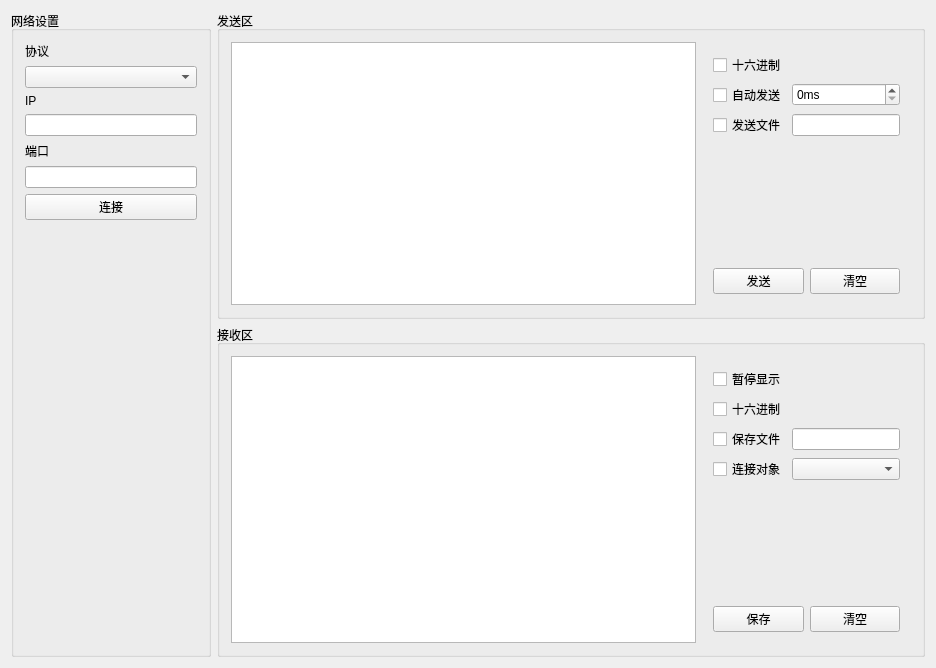
<?xml version="1.0" encoding="UTF-8"?>
<ui version="4.0">
 <class>DebuggerWidgetClass</class>
 <widget class="QWidget" name="DebuggerWidgetClass">
  <property name="geometry">
   <rect>
    <x>0</x>
    <y>0</y>
    <width>936</width>
    <height>668</height>
   </rect>
  </property>
  <property name="maximumSize">
   <size>
    <width>16777215</width>
    <height>16777215</height>
   </size>
  </property>
  <property name="windowTitle">
   <string>DebuggerWidget</string>
  </property>
  <layout class="QGridLayout" name="gridLayout" columnstretch="0,0">
   <item row="0" column="1">
    <layout class="QVBoxLayout" name="verticalLayout">
     <item>
      <widget class="QGroupBox" name="groupBox_send_area">
       <property name="title">
        <string>发送区</string>
       </property>
       <layout class="QHBoxLayout" name="horizontalLayout">
        <item>
         <widget class="QTextEdit" name="textEdit_send"/>
        </item>
        <item>
         <widget class="QWidget" name="widget_2" native="true">
          <property name="minimumSize">
           <size>
            <width>0</width>
            <height>0</height>
           </size>
          </property>
          <property name="maximumSize">
           <size>
            <width>300</width>
            <height>16777215</height>
           </size>
          </property>
          <layout class="QGridLayout" name="gridLayout_4">
           <item row="0" column="0">
            <widget class="QCheckBox" name="checkBox_send_base">
             <property name="text">
              <string>十六进制</string>
             </property>
            </widget>
           </item>
           <item row="1" column="0" colspan="2">
            <layout class="QGridLayout" name="gridLayout_2">
             <item row="0" column="0">
              <widget class="QCheckBox" name="checkBox_send_auto">
               <property name="text">
                <string>自动发送</string>
               </property>
              </widget>
             </item>
             <item row="0" column="1">
              <widget class="QSpinBox" name="spinBox_step">
               <property name="minimumSize">
                <size>
                 <width>0</width>
                 <height>0</height>
                </size>
               </property>
               <property name="maximumSize">
                <size>
                 <width>16777215</width>
                 <height>16777215</height>
                </size>
               </property>
               <property name="suffix">
                <string>ms</string>
               </property>
               <property name="prefix">
                <string/>
               </property>
               <property name="maximum">
                <number>1000000</number>
               </property>
              </widget>
             </item>
             <item row="1" column="0">
              <widget class="QCheckBox" name="checkBox_send_file">
               <property name="text">
                <string>发送文件</string>
               </property>
              </widget>
             </item>
             <item row="1" column="1">
              <widget class="QLineEdit" name="lineEdit_send_file">
               <property name="minimumSize">
                <size>
                 <width>0</width>
                 <height>0</height>
                </size>
               </property>
               <property name="maximumSize">
                <size>
                 <width>16777215</width>
                 <height>16777215</height>
                </size>
               </property>
              </widget>
             </item>
            </layout>
           </item>
           <item row="2" column="0">
            <spacer name="verticalSpacer_2">
             <property name="orientation">
              <enum>Qt::Vertical</enum>
             </property>
             <property name="sizeHint" stdset="0">
              <size>
               <width>20</width>
               <height>94</height>
              </size>
             </property>
            </spacer>
           </item>
           <item row="3" column="0">
            <widget class="QPushButton" name="pushButton_send">
             <property name="text">
              <string>发送</string>
             </property>
            </widget>
           </item>
           <item row="3" column="1">
            <widget class="QPushButton" name="pushButton_send_clear">
             <property name="text">
              <string>清空</string>
             </property>
            </widget>
           </item>
          </layout>
         </widget>
        </item>
       </layout>
      </widget>
     </item>
     <item>
      <widget class="QGroupBox" name="groupBox_recv_area">
       <property name="title">
        <string>接收区</string>
       </property>
       <layout class="QHBoxLayout" name="horizontalLayout_2">
        <item>
         <widget class="QTextEdit" name="textEdit_recv"/>
        </item>
        <item>
         <widget class="QWidget" name="widget" native="true">
          <property name="minimumSize">
           <size>
            <width>0</width>
            <height>0</height>
           </size>
          </property>
          <property name="maximumSize">
           <size>
            <width>300</width>
            <height>16777215</height>
           </size>
          </property>
          <layout class="QGridLayout" name="gridLayout_5">
           <item row="0" column="0">
            <widget class="QCheckBox" name="checkBox_recv_stop">
             <property name="text">
              <string>暂停显示</string>
             </property>
            </widget>
           </item>
           <item row="1" column="0">
            <widget class="QCheckBox" name="checkBox_recv_base">
             <property name="text">
              <string>十六进制</string>
             </property>
            </widget>
           </item>
           <item row="2" column="0" colspan="2">
            <layout class="QGridLayout" name="gridLayout_3">
             <item row="0" column="0">
              <widget class="QCheckBox" name="checkBox_recv_file">
               <property name="text">
                <string>保存文件</string>
               </property>
              </widget>
             </item>
             <item row="0" column="1">
              <widget class="QLineEdit" name="lineEdit_recv_file">
               <property name="minimumSize">
                <size>
                 <width>0</width>
                 <height>0</height>
                </size>
               </property>
               <property name="maximumSize">
                <size>
                 <width>16777215</width>
                 <height>16777215</height>
                </size>
               </property>
              </widget>
             </item>
             <item row="1" column="0">
              <widget class="QCheckBox" name="checkBox_recv_connect">
               <property name="text">
                <string>连接对象</string>
               </property>
              </widget>
             </item>
             <item row="1" column="1">
              <widget class="QComboBox" name="comboBox_connect"/>
             </item>
            </layout>
           </item>
           <item row="3" column="0">
            <spacer name="verticalSpacer_3">
             <property name="orientation">
              <enum>Qt::Vertical</enum>
             </property>
             <property name="sizeHint" stdset="0">
              <size>
               <width>20</width>
               <height>119</height>
              </size>
             </property>
            </spacer>
           </item>
           <item row="4" column="0">
            <widget class="QPushButton" name="pushButton_recv">
             <property name="text">
              <string>保存</string>
             </property>
            </widget>
           </item>
           <item row="4" column="1">
            <widget class="QPushButton" name="pushButton_recv_clear">
             <property name="text">
              <string>清空</string>
             </property>
            </widget>
           </item>
          </layout>
         </widget>
        </item>
       </layout>
      </widget>
     </item>
    </layout>
   </item>
   <item row="0" column="0">
    <widget class="QGroupBox" name="groupBox_network_setting">
     <property name="minimumSize">
      <size>
       <width>200</width>
       <height>0</height>
      </size>
     </property>
     <property name="maximumSize">
      <size>
       <width>200</width>
       <height>16777215</height>
      </size>
     </property>
     <property name="title">
      <string>网络设置</string>
     </property>
     <layout class="QVBoxLayout" name="verticalLayout_5">
      <item>
       <layout class="QVBoxLayout" name="verticalLayout_2">
        <item>
         <widget class="QLabel" name="label_protocol">
          <property name="text">
           <string>协议</string>
          </property>
         </widget>
        </item>
        <item>
         <widget class="QComboBox" name="comboBox_protocol"/>
        </item>
       </layout>
      </item>
      <item>
       <layout class="QVBoxLayout" name="verticalLayout_3">
        <item>
         <widget class="QLabel" name="label_ip">
          <property name="text">
           <string>IP</string>
          </property>
         </widget>
        </item>
        <item>
         <widget class="QLineEdit" name="lineEdit_ip"/>
        </item>
       </layout>
      </item>
      <item>
       <layout class="QVBoxLayout" name="verticalLayout_4">
        <item>
         <widget class="QLabel" name="label_port">
          <property name="text">
           <string>端口</string>
          </property>
         </widget>
        </item>
        <item>
         <widget class="QLineEdit" name="lineEdit_port"/>
        </item>
       </layout>
      </item>
      <item>
       <widget class="QPushButton" name="pushButton_connect">
        <property name="text">
         <string>连接</string>
        </property>
       </widget>
      </item>
      <item>
       <spacer name="verticalSpacer">
        <property name="orientation">
         <enum>Qt::Vertical</enum>
        </property>
        <property name="sizeHint" stdset="0">
         <size>
          <width>20</width>
          <height>40</height>
         </size>
        </property>
       </spacer>
      </item>
     </layout>
    </widget>
   </item>
  </layout>
 </widget>
 <layoutdefault spacing="6" margin="11"/>
 <resources/>
 <connections/>
</ui>
